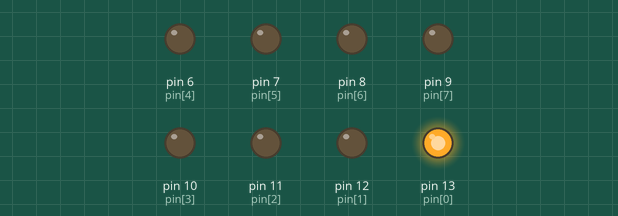
The sketch below on a simulated Arduino Uno, built with avr-gcc and run on an emulated ATmega328P. Shown: output pins drawn as LEDs (lit = HIGH).

Above: at 0.2 s.
At 2.2 s:
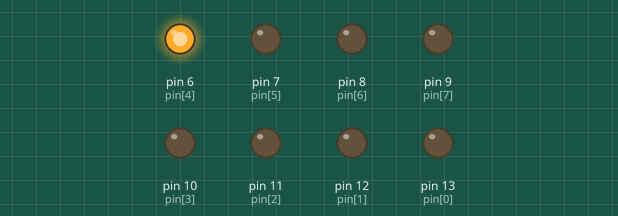
At 4.0 s:
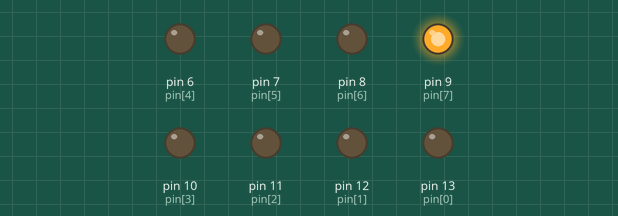
At 6.7 s:
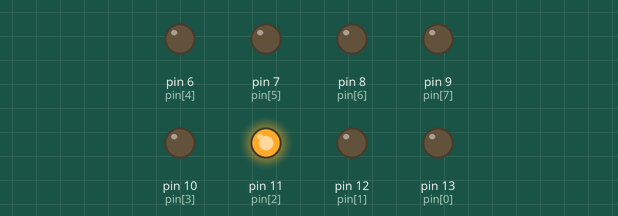
At 9.7 s:
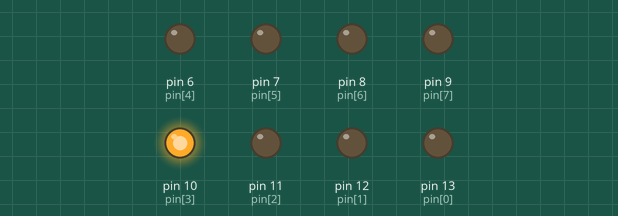
At 15.2 s:
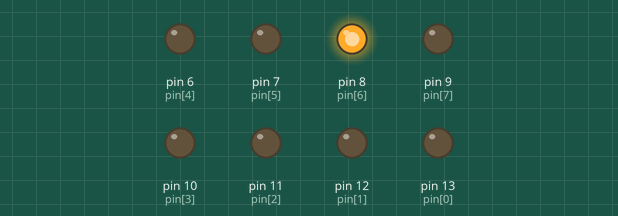
Timing chart, 0 to 15.6 s (numbered marks = the images above):
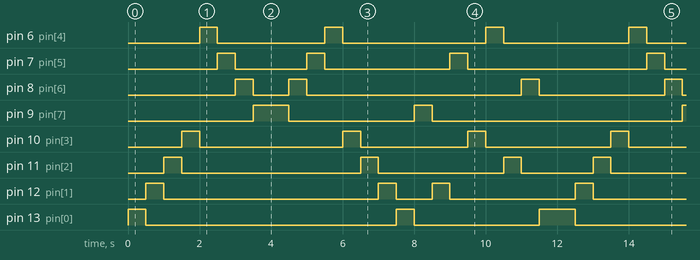

Measured:
- by itself, pin 6 (pin[4]): repeats every 12.0 s: LOW 3.0 s, HIGH 0.50 s, LOW 4.0 s, HIGH 0.50 s, LOW 3.5 s, HIGH 0.50 s
- by itself, pin 7 (pin[5]): repeats every 12.0 s: LOW 2.0 s, HIGH 0.50 s, LOW 3.5 s, HIGH 0.50 s, LOW 5.0 s, HIGH 0.50 s
- by itself, pin 8 (pin[6]): repeats every 12.0 s: LOW 1.0 s, HIGH 0.50 s, LOW 6.0 s, HIGH 0.50 s, LOW 3.5 s, HIGH 0.50 s
- by itself, pin 9 (pin[7]): repeats every 12.0 s: LOW 3.5 s, HIGH 0.50 s, LOW 7.0 s, HIGH 1.0 s
- by itself, pin 10 (pin[3]): repeats every 12.0 s: LOW 4.0 s, HIGH 0.50 s, LOW 3.0 s, HIGH 0.50 s, LOW 3.5 s, HIGH 0.50 s
- by itself, pin 11 (pin[2]): repeats every 12.0 s: LOW 5.0 s, HIGH 0.50 s, LOW 3.5 s, HIGH 0.50 s, LOW 2.0 s, HIGH 0.50 s
- by itself, pin 12 (pin[1]): repeats every 12.0 s: LOW 6.0 s, HIGH 0.50 s, LOW 1.0 s, HIGH 0.50 s, LOW 3.5 s, HIGH 0.50 s
- by itself, pin 13 (pin[0]): repeats every 12.0 s: LOW 7.0 s, HIGH 0.50 s, LOW 3.5 s, HIGH 1.0 s

The sketch:

ledzigzag_do_while.ino
```cpp
/*****
 * Nama File : A01_Led_80j_Loop_Fungsi
 * Menyalakan 8 Led dari pin 6..13
 * Cara : menggunakan Loop - For
 *        menggunakan Array
 *        menggunakan fungsi
 *****/
/* Uno --> P-01 (Display kit)
 *  6  -->  7
 *  7  -->  6
 *  8  -->  5
 *  9  -->  4
 *  10 -->  3
 *  11 -->  2
 *  12 -->  1
 *  13 -->  0
 */

int pin[]={13,12,11,10,6,7,8,9};


int d=500
;
int i;

void setup() {
  i = 0;
  while (i < 8) {
    pinMode(pin[i],OUTPUT);
    i++;
  }
}

void loop() {
  PutarKiri();
  PutarKanan();
  ZigZag();
}

void PutarKiri() {
  i = 0;
  do {
    digitalWrite(pin[i],HIGH);
    delay(d);
    digitalWrite(pin[i],LOW);
    i++;
  } while (i < 8);
}


void PutarKanan() {
  i = 7;
  do {
    digitalWrite(pin[i],HIGH);
    delay(d);
    digitalWrite(pin[i],LOW);
    i--;
  } while (i >= 0);
}


void ZigZag() {
 int pin[]={13,8,11,6,10,7,12,9};


  i = 7;
  do {
    digitalWrite(pin[i],HIGH);
    delay(d);
    digitalWrite(pin[i],LOW);
    i--;
  } while (i >= 0);
}
```
